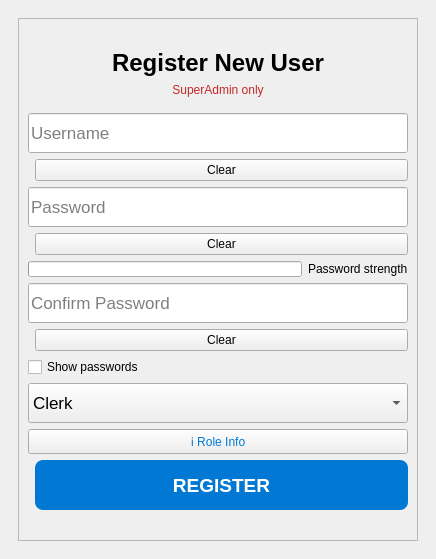
      <widget class="QWidget" name="pageRegister">
       <layout class="QVBoxLayout" name="registerLayout">
        <item>
         <spacer name="registerSpacerTop">
          <property name="orientation">
           <enum>Qt::Vertical</enum>
          </property>
         </spacer>
        </item>
        <item>
         <layout class="QHBoxLayout" name="registerCenter">
          <item>
           <spacer name="registerSpacerLeft">
            <property name="orientation">
             <enum>Qt::Horizontal</enum>
            </property>
           </spacer>
          </item>
          <item>
           <widget class="QFrame" name="registerFrame">
            <property name="minimumSize">
             <size>
              <width>400</width>
              <height>0</height>
             </size>
            </property>
            <property name="maximumSize">
             <size>
              <width>500</width>
              <height>16777215</height>
             </size>
            </property>
            <property name="frameShape">
             <enum>QFrame::StyledPanel</enum>
            </property>
            <layout class="QVBoxLayout" name="registerFrameLayout">
             <property name="topMargin">
              <number>30</number>
             </property>
             <property name="bottomMargin">
              <number>30</number>
             </property>
             <item>
              <widget class="QLabel" name="lblRegisterTitle">
               <property name="text">
                <string>Register New User</string>
               </property>
               <property name="alignment">
                <set>Qt::AlignCenter</set>
               </property>
               <property name="font">
                <font>
                 <pointsize>18</pointsize>
                 <weight>75</weight>
                 <bold>true</bold>
                </font>
               </property>
              </widget>
             </item>
             <item>
              <widget class="QLabel" name="lblRegisterSubtitle">
               <property name="text">
                <string>SuperAdmin only</string>
               </property>
               <property name="alignment">
                <set>Qt::AlignCenter</set>
               </property>
               <property name="styleSheet">
                <string notr="true">color: #c62828;</string>
               </property>
              </widget>
             </item>
             <item>
              <spacer name="registerSpacer1">
               <property name="orientation">
                <enum>Qt::Vertical</enum>
               </property>
               <property name="sizeHint" stdset="0">
                <size>
                 <width>20</width>
                 <height>10</height>
                </size>
               </property>
              </spacer>
             </item>
             <item>
              <widget class="QLineEdit" name="txtUsername_register">
               <property name="placeholderText">
                <string>Username</string>
               </property>
               <property name="minimumSize">
                <size>
                 <width>0</width>
                 <height>40</height>
                </size>
               </property>
               <property name="font">
                <font>
                 <pointsize>13</pointsize>
                </font>
               </property>
              </widget>
             </item>
             <item>
              <layout class="QHBoxLayout" name="registerClearUserLayout">
               <item>
                <spacer name="registerClearUserSpacer">
                 <property name="orientation">
                  <enum>Qt::Horizontal</enum>
                 </property>
                </spacer>
               </item>
               <item>
                <widget class="QPushButton" name="btnClear_username_register">
                 <property name="text">
                  <string>Clear</string>
                 </property>
                </widget>
               </item>
              </layout>
             </item>
             <item>
              <widget class="QLineEdit" name="txtPassword1_register">
               <property name="placeholderText">
                <string>Password</string>
               </property>
               <property name="echoMode">
                <enum>QLineEdit::Password</enum>
               </property>
               <property name="minimumSize">
                <size>
                 <width>0</width>
                 <height>40</height>
                </size>
               </property>
               <property name="font">
                <font>
                 <pointsize>13</pointsize>
                </font>
               </property>
              </widget>
             </item>
             <item>
              <layout class="QHBoxLayout" name="registerClearPwd1Layout">
               <item>
                <spacer name="registerClearPwd1Spacer">
                 <property name="orientation">
                  <enum>Qt::Horizontal</enum>
                 </property>
                </spacer>
               </item>
               <item>
                <widget class="QPushButton" name="btnClear_password1_register">
                 <property name="text">
                  <string>Clear</string>
                 </property>
                </widget>
               </item>
              </layout>
             </item>
             <item>
              <layout class="QHBoxLayout" name="pwdStrengthLayout">
               <item>
                <widget class="QProgressBar" name="pwdStrength_register">
                 <property name="minimumSize">
                  <size>
                   <width>0</width>
                   <height>16</height>
                  </size>
                 </property>
                 <property name="maximumSize">
                  <size>
                   <width>16777215</width>
                   <height>16</height>
                  </size>
                 </property>
                 <property name="maximum">
                  <number>4</number>
                 </property>
                 <property name="value">
                  <number>0</number>
                 </property>
                 <property name="textVisible">
                  <bool>false</bool>
                 </property>
                </widget>
               </item>
               <item>
                <widget class="QLabel" name="lblPwdStrength_register">
                 <property name="text">
                  <string>Password strength</string>
                 </property>
                </widget>
               </item>
              </layout>
             </item>
             <item>
              <widget class="QLineEdit" name="txtPassword2_register">
               <property name="placeholderText">
                <string>Confirm Password</string>
               </property>
               <property name="echoMode">
                <enum>QLineEdit::Password</enum>
               </property>
               <property name="minimumSize">
                <size>
                 <width>0</width>
                 <height>40</height>
                </size>
               </property>
               <property name="font">
                <font>
                 <pointsize>13</pointsize>
                </font>
               </property>
              </widget>
             </item>
             <item>
              <layout class="QHBoxLayout" name="registerClearPwd2Layout">
               <item>
                <spacer name="registerClearPwd2Spacer">
                 <property name="orientation">
                  <enum>Qt::Horizontal</enum>
                 </property>
                </spacer>
               </item>
               <item>
                <widget class="QPushButton" name="btnClear_password2_register">
                 <property name="text">
                  <string>Clear</string>
                 </property>
                </widget>
               </item>
              </layout>
             </item>
             <item>
              <layout class="QHBoxLayout" name="registerPwdOptsLayout">
               <item>
                <widget class="QCheckBox" name="chkHide_register">
                 <property name="text">
                  <string>Show passwords</string>
                 </property>
                </widget>
               </item>
              </layout>
             </item>
             <item>
              <widget class="QComboBox" name="cboRole_register">
               <property name="minimumSize">
                <size>
                 <width>0</width>
                 <height>40</height>
                </size>
               </property>
               <property name="font">
                <font>
                 <pointsize>13</pointsize>
                </font>
               </property>
               <property name="currentIndex">
                <number>0</number>
               </property>
               <item>
                <property name="text">
                 <string>Clerk</string>
                </property>
               </item>
               <item>
                <property name="text">
                 <string>Admin</string>
                </property>
               </item>
               <item>
                <property name="text">
                 <string>SuperAdmin</string>
                </property>
               </item>
              </widget>
             </item>
             <item>
              <widget class="QPushButton" name="btnHelp_role_register">
               <property name="text">
                <string>ℹ Role Info</string>
               </property>
               <property name="styleSheet">
                <string notr="true">color: #0078d4;</string>
               </property>
              </widget>
             </item>
             <item>
              <layout class="QHBoxLayout" name="registerBtnLayout">
               <item>
                <spacer name="registerBtnSpacer">
                 <property name="orientation">
                  <enum>Qt::Horizontal</enum>
                 </property>
                </spacer>
               </item>
               <item>
                <widget class="QPushButton" name="btnRegister">
                 <property name="text">
                  <string>REGISTER</string>
                 </property>
                 <property name="minimumSize">
                  <size>
                   <width>160</width>
                   <height>50</height>
                  </size>
                 </property>
                 <property name="font">
                  <font>
                   <pointsize>14</pointsize>
                   <weight>75</weight>
                   <bold>true</bold>
                  </font>
                 </property>
                 <property name="styleSheet">
                  <string notr="true">QPushButton { background-color: #0078d4; color: white; border: none; border-radius: 8px; } QPushButton:hover { background-color: #005a9e; }</string>
                 </property>
                </widget>
               </item>
              </layout>
             </item>
            </layout>
           </widget>
          </item>
          <item>
           <spacer name="registerSpacerRight">
            <property name="orientation">
             <enum>Qt::Horizontal</enum>
            </property>
           </spacer>
          </item>
         </layout>
        </item>
        <item>
         <spacer name="registerSpacerBottom">
          <property name="orientation">
           <enum>Qt::Vertical</enum>
          </property>
         </spacer>
        </item>
       </layout>
      </widget>
